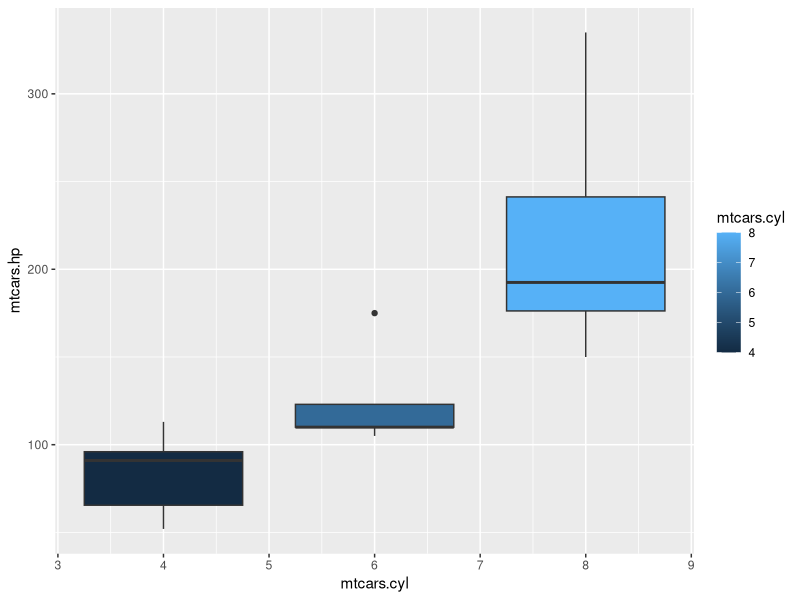
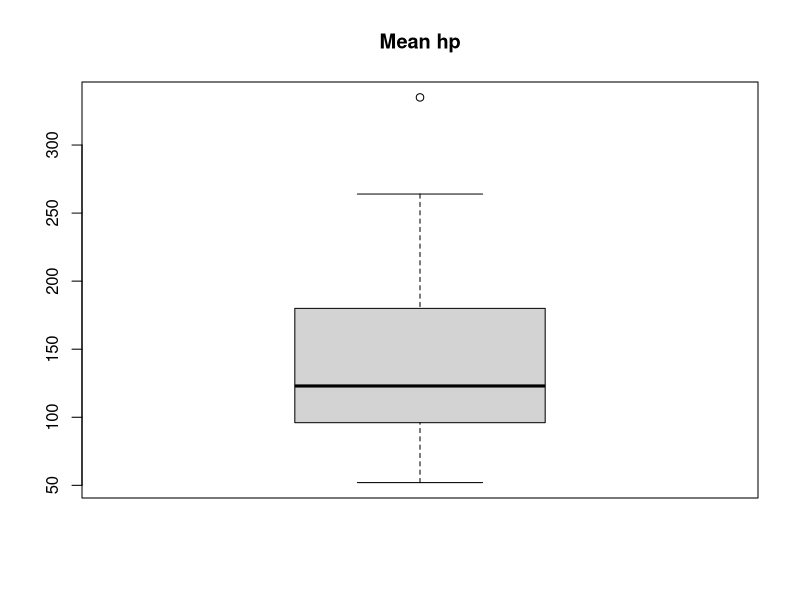
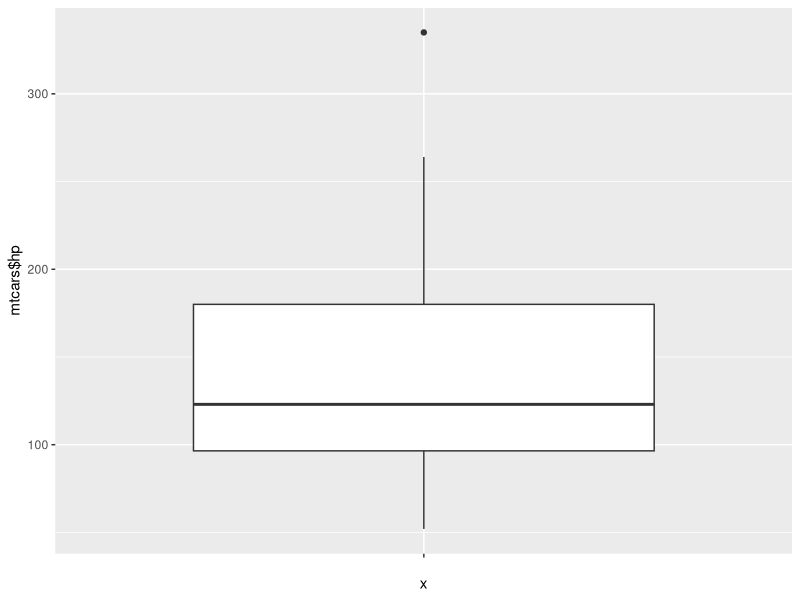
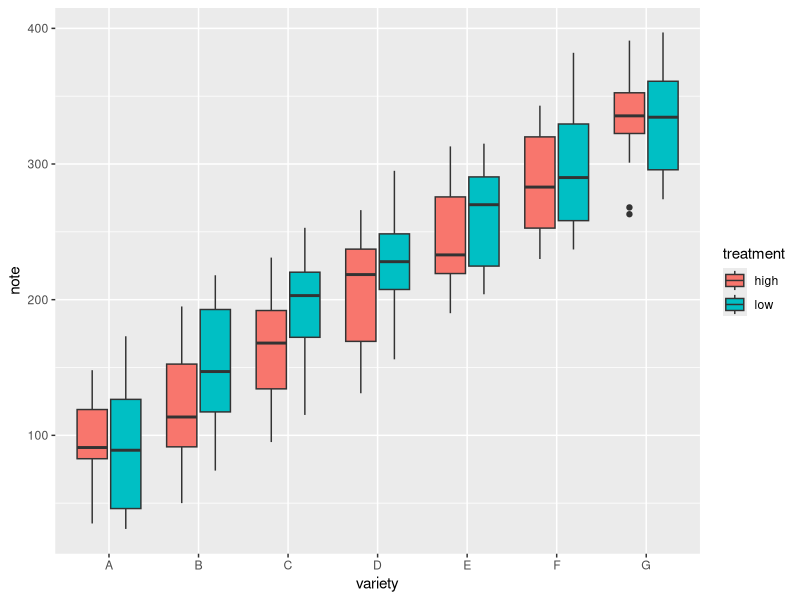

The R source for these figures, in order: (Note: this script raises an error after producing the figures.)
############################################
# boxplot demo and filtering with dplyr
############################################

library(MASS)
library(ggplot2)
library(dplyr)
mtcars
str(mtcars)
class(mtcars)
dim(mtcars)

############################################
# exemple : puissance moyenne selon le nombre de cylindres
cardata <- data.frame(mtcars$cyl, mtcars$hp)

# nb.: here, the group clause is necessary, because mtcars.cyl is not a factor,
# but a continuous numeric vector
ggplot(cardata, aes(x=mtcars.cyl, y=mtcars.hp, group=mtcars.cyl, fill=mtcars.cyl)) +
  geom_boxplot()

############################################
# recherche et autres exemples
# simple boxplot
boxplot(mtcars$hp, main="Mean hp")

# simple boxplot mit ggplot
ggplot(mtcars, aes(x="", y=mtcars$hp)) + geom_boxplot()

# group by with dplyr
mtcars %>% 
  group_by(cyl) %>% 
  summarize(meanHp = mean(hp), sd=sd(hp))

mtcars %>%
  group_by(cyl) %>%
  summarize(puissance = mean(hp), stddev = sd(hp)) %>%
  arrange(desc(puissance))

############################################
# exemple tiré de 
# https://www.r-graph-gallery.com/265-grouped-boxplot-with-ggplot2/
# create a data frame
variety=rep(LETTERS[1:7], each=40)
treatment=rep(c("high","low"),each=20)
note=seq(1:280)+sample(1:150, 280, replace=T)
data=data.frame(variety, treatment ,  note)

# grouped boxplot
ggplot(data, aes(x=variety, y=note, fill=treatment)) +
  geom_boxplot()

mtcars %>%
  filter(cyl == 8) %>%
  summarize(puissance = mean(hp), xx = sd(hp))

mtcars %>%
  filter(cyl == 8) %>%
  summarize(meanHp = mean(hp), sd = sd(hp))


ggplot(tabhp, aes(x=mhp$cyl, y=mhp$hp, group=mhp$cyl)) + geom_boxplot()

  
############################################
movies <- data.frame(movie = as.factor(c("Movie 1", "Movie 2", "Movie 3", "Movie 4", "Movie 5")), 
                     director = as.factor(c("Dir 1", "Dir 2", "Dir 1", "Dir 3", "Dir 3")), 
                     director_rating =  c(1000, 2000, 1500, 3000, 4000))

movies

movies %>% 
  group_by(director) %>%
  summarize(moyenne = mean(director_rating)) %>%
  arrange(desc(moyenne))
  
############################################
# questions: pourquoi le group est nécessaire dans un cas?
cardata <- data.frame(mtcars$cyl, mtcars$hp)
colnames(cardata) <- c("cyl", "hp")

head(PlantGrowth)
head(cardata)

str(PlantGrowth)
str(cardata)


# group by pas nécessaire ici: group is a factor
ggplot(PlantGrowth,aes(x=group,y=weight,fill=group))+
  geom_boxplot()+
  labs(fill="Behandlung")

# mais nécessaire ici, cyl est un vecteur numéric
ggplot(cardata, aes(x=cyl, y=hp, group=cyl, fill=cyl)) +
  geom_boxplot()

# ... sinon, on n'a qu'un gros box
ggplot(cardata, aes(x=cyl, y=hp,  fill=cyl)) +
  geom_boxplot()

# sinon, transformer cyl en facteurs:
cardata$cyl2 <- factor(cardata$cyl)
ggplot(cardata, aes(x=cyl2, y=hp,  fill=cyl2)) +
  geom_boxplot()

############################################
# recherche color
ggplot(cardata, aes(x=cyl, y=hp, group=cyl, color=cyl)) +
  geom_boxplot()

ggplot(cardata, aes(x=cyl, y=hp, group=cyl, color=cyl)) +
  geom_boxplot(fill='#A4A4A4', color="black")

# cf : http://www.sthda.com/english/wiki/ggplot2-box-plot-quick-start-guide-r-software-and-data-visualization

pp <- ggplot(cardata, aes(x=cyl, y=hp, group=cyl, fill=cyl))


  pp + scale_fill_manual(values=c("#999999", "#E69F00", "#56B4E9")) 


# Use custom color palettes
p+scale_fill_manual(values=c("#999999", "#E69F00", "#56B4E9"))
# use brewer color palettes
p+scale_fill_brewer(palette="Dark2")
# Use grey scale
p + scale_fill_grey() + theme_classic()

library(RColorBrewer)
display.brewer.pal(n=3, name= "Greens")
greens<-brewer.pal(n = 3, name = "Greens")

# recherche
ggplot(cardata, aes(x=mtcars.cyl, y=mtcars.hp, group=mtcars.cyl, fill=factor(mtcars.cyl))) +
  geom_boxplot()

ggplot(cardata, aes(x=mtcars.cyl, y=mtcars.hp, group=mtcars.cyl, fill=factor(mtcars.cyl))) +
  geom_boxplot()+
  scale_fill_manual(values=greens)

